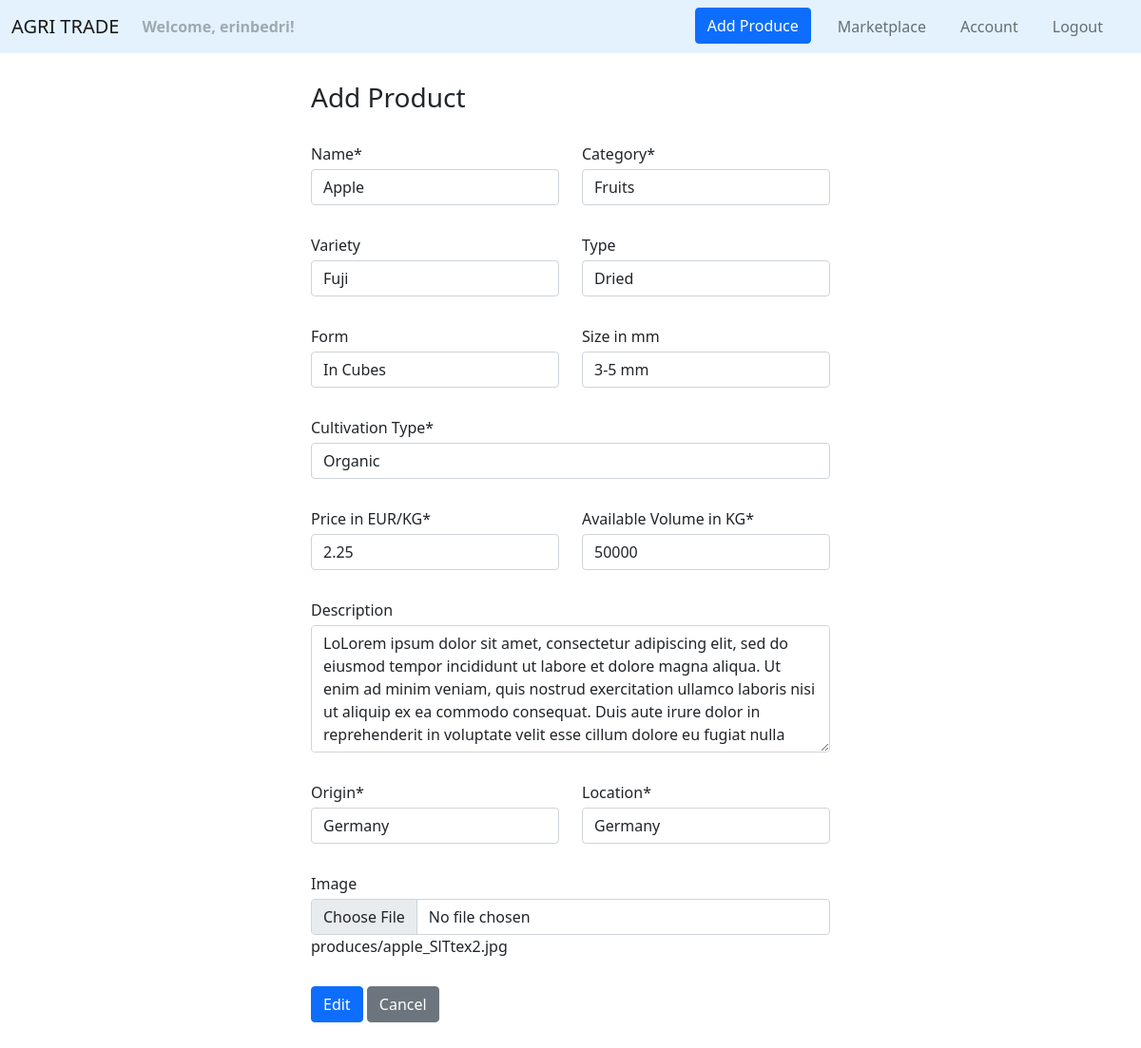
Before: /marketplace/product-edit/1 (signed in) with the older database file.
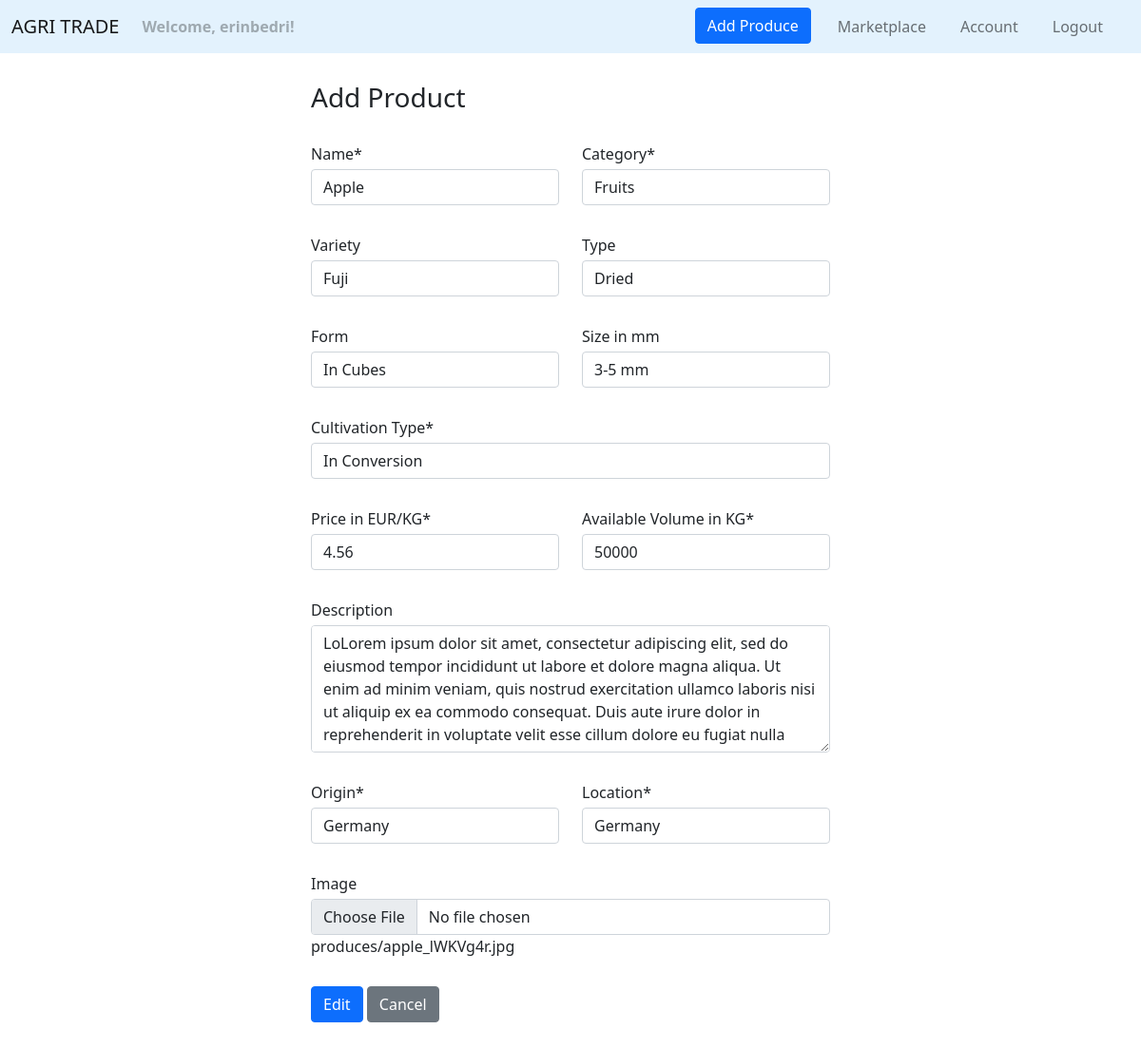
After: the same page with the newer database file.
### agri_trade/marketplace/models.py (models this page shows, shortened)
class Product(models.Model):
    PRODUCT_CATEGORY = [
        ('Cereals', 'Cereals'),
        ('Pulses', 'Pulses'),
        ('Nuts', 'Nuts'),
        ('Oilseeds', 'Oilseeds'),
        ('Sugar and starch', 'Sugar and starch'),
        ('Fiber Crops', 'Fiber Crops'),
        ('Beverages', 'Beverages'),
        ('Narcotics', 'Narcotics'),
        ('Spices', 'Spices'),
        ('Forages', 'Forages'),
        ('Vegetables', 'Vegetables'),
        ('Fruits', 'Fruits'),
    ]
    PRODUCT_TYPE_MAX_LEN = max([len(product_type[1]) for product_type in PRODUCT_CATEGORY])
    CULTIVATION_TYPES = [
        ('Organic', 'Organic'),
        ('Conventional', 'Conventional'),
        ('In Conversion', 'In Conversion'),
    ]
    CULTIVATION_TYPE_MAX_LEN = max([len(cultivation_type[1]) for cultivation_type in CULTIVATION_TYPES])
    owner = models.ForeignKey(
        UserModel,
        on_delete=CASCADE)
    name = models.CharField(
        max_length=20,
    )
    category = models.CharField(
        max_length=PRODUCT_TYPE_MAX_LEN,
        choices=PRODUCT_CATEGORY,
    )
    variety = models.CharField(
        max_length=25,
        blank=True,
        null=True,
    )
    type = models.CharField(
        max_length=25,
        blank=True,
        null=True,
    )
    form = models.CharField(
        max_length=25,
        blank=True,
        null=True,
    )
    size = models.CharField(
        max_length=25,
        blank=True,
        null=True,
    )
    cultivation_type = models.CharField(
        max_length=CULTIVATION_TYPE_MAX_LEN,
        choices=CULTIVATION_TYPES,
    )
    available_volume = models.IntegerField(
        validators=[
            MinValueValidator(0),
            MaxValueValidator(1000000),
        ]
    )
    price = models.FloatField(
        validators=[
            MinValueValidator(0),
        ]
    )
    description = models.TextField(
        max_length=500,
        blank=True,
        null=True,
    )
    origin = models.CharField(
        max_length=50,
    )
    location = models.CharField(
        max_length=50,
    )
    image = models.ImageField(
        null=True,
        blank=True,
        upload_to='produces',
        validators=(
            file_size,
        )
    )
    created_on = models.DateTimeField(
        auto_now_add=True
    )
    edited_on = models.DateTimeField(
        auto_now=True
    )

### agri_trade/marketplace/views.py (the view)
# urls.py: path('product-edit/<int:pk>', views.edit_product, name='edit product'),
@login_required
def edit_product(request, pk):
    product = get_object_or_404(Product, pk=pk)
    if request.method == 'POST':
        form = EditProductForm(request.POST, request.FILES, instance=product)
        if form.is_valid():
            form.save()
            messages.success(request, 'Your product details were updates successfully!')
            return redirect('marketplace:marketplace')
        else:
            messages.error(request, 'Something went wrong! Please fix the form below.')
    else:
        form = EditProductForm(instance=product)
    context = {
        'product': product,
        'form': form,
    }
    return render(request, 'marketplace/edit_product.html', context)

### agri_trade/marketplace/templates/marketplace/edit_product.html (shortened to what this page needs)
{% extends 'web/base.html' %}
{% block content %}
    <div class="container" style="margin-top: 30px; margin-bottom: 50px">
        <div class="row justify-content-md-center">
            <div class="col-md-6">
                <h3>Add Product</h3>
                <form method="post" action="{% url 'marketplace:edit product' product.id %}"
                      enctype="multipart/form-data">
                    <div class="row" style="margin-top: 30px">
                        <div class="col">
                            <label class="mb-1">Name*</label>
                            {{ form.name }}
                        </div>
                        <div class="col">
                            <label class="mb-1">Category*</label>
                            {{ form.category }}
                        </div>
                    </div>
                    <div class="row" style="margin-top: 30px">
                        <div class="col">
                            <label class="mb-1">Variety</label>
                            {{ form.variety }}
                        </div>
                        <div class="col">
                            <label class="mb-1">Type</label>
                            {{ form.type }}
                        </div>
                    </div>
                    <div class="row" style="margin-top: 30px">
                        <div class="col">
                            <label class="mb-1">Form</label>
                            {{ form.form }}
                        </div>
                        <div class="col">
                            <label class="mb-1">Size in mm</label>
                            {{ form.size }}
                        </div>
                    </div>
                    <div class="row" style="margin-top: 30px">
                        <div class="col">
                            <label class="mb-1">Cultivation Type*</label>
                            {{ form.cultivation_type }}
                        </div>
                    </div>
                    <div class="row" style="margin-top: 30px">
                        <div class="col" {% if form.price.errors %} style="color: red" {% endif %}>
                            <label class="mb-1">Price in EUR/KG*</label>
                            {{ form.price }}
                        </div>
                        <div class="col" {% if form.available_volume.errors %} style="color: red" {% endif %}>
                            <label class="mb-1">Available Volume in KG*</label>
                            {{ form.available_volume }}
                        </div>
                    </div>
                    <div class="row" style="margin-top: 30px">
                        <div class="col">
                            <label class="mb-1">Description</label>
                            {{ form.description }}
                        </div>
                    </div>
                    <div class="row" style="margin-top: 30px">
                        <div class="col">
                            <label class="mb-1">Origin*</label>
                            {{ form.origin }}
                        </div>
                        <div class="col">
                            <label class="mb-1">Location*</label>
                            {{ form.location }}
                        </div>
                    </div>
                    <div class="row" style="margin-top: 30px">
                        <div class="col">
                            <label class="mb-1">Image</label>
                            {{ form.image }}
                            {{ product.image }}
                        </div>
                    </div>
                    <button type="submit" style="margin-top: 30px" class="btn btn-primary">Edit</button>
                    <a class="btn btn-secondary" style="margin-top: 30px" href="{% url 'marketplace:marketplace' %}"
                       role="button">Cancel</a>
                </form>
            </div>
        </div>
    </div>
{% endblock %}

Changed rows visible on the page:
changed Product "Apple": cultivation_type "Organic" → "In Conversion"; price "2.25" → "4.56"; image "produces/apple_SlTtex2.jpg" → "produces/apple_lWKVg4r.jpg"
